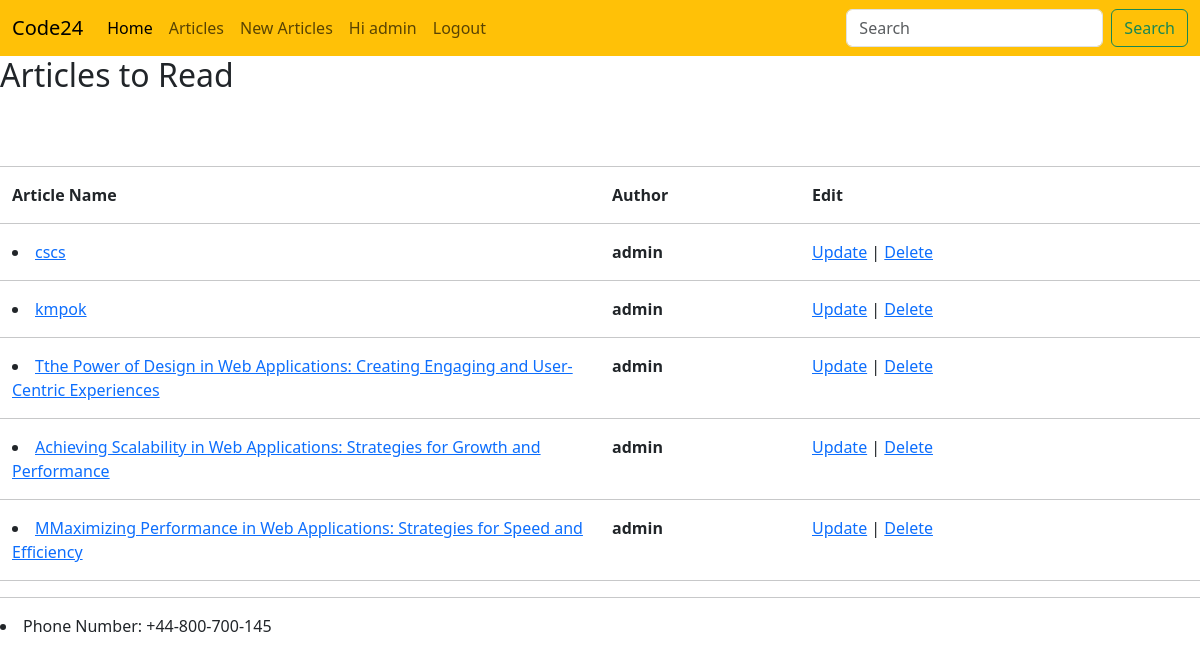
Screenshot of /articles/ (signed in) with the database file from the repository.
### article/models.py (models this page shows, shortened)
class ArticleModel(models.Model):
    STATUS_OF_ARTICLE = (
        ("checking" , "Checking"),
        ("rejected" , "Rejected"),
        ("published" , "Published"),
    )
    Title = models.CharField(max_length=150)
    Body  = models.TextField(max_length=10000)
    Author= models.ForeignKey("auth.user", on_delete=models.CASCADE)
    Created = models.DateTimeField(auto_now_add=True)
    Edited = models.DateTimeField(auto_now=True)
    Status = models.CharField(max_length=15, choices=STATUS_OF_ARTICLE, default="checking")
    slug   = models.SlugField(unique=True, null=True)
    class Meta:
        ordering = ("-Created",)

### article/views.py (the view)
# urls.py: path('', ArticleListView.as_view(), name = "ArticleListView_url"),
class ArticleListView(ListView):
    model = ArticleModel
    template_name = "article/ArticleListView.html"
    context_object_name  = "articles"
    def get_queryset(self):
        return ArticleModel.objects.filter(Status='published')

### template/article/ArticleListView.html (shortened to what this page needs)
{% extends "base.html" %}
{% block title %}<h2>Articles to Read</h2>{% endblock title %}
{% block content %}
<br>
<br>
<hr>
<div class="container-fluid">
    <div class="row">
    <div class="col col-lg-6 ">
        <strong>Article Name</strong>
    </div>
    <div class="col col-lg-2">
        <strong>Author</strong>
    </div>
    <div class="col col-lg-2">
       <strong>Edit</strong>
    </div>
    </div>
</div>
<hr>
{% for article in articles  %}
    <div class="container-fluid">
        <div class="row">
        <div class="col col-lg-6">
            <li><a href="{% url "ArticleDetailView_url" article.slug %}">{{article.Title}}</a></li>
        </div>
        <div class="col col-lg-2">
            <strong>{{article.Author}}</strong>
        </div>
        <div class="col col-lg-2">
            <a href="{% url "ArticleUpdateView_url" article.slug %}">Update<a/>  | <a href="{% url "ArticleDeleteView_url" article.slug %}">Delete</a>
        </div>
        </div>
    </div>
    <hr>
{% endfor %}
{% endblock content %}

### template/base.html (shortened to what this page needs)
<!doctype html>
<html lang="en">
    <head>
        <link
            href="https://cdn.jsdelivr.net/npm/bootstrap@5.3.2/dist/css/bootstrap.min.css"
            rel="stylesheet"
        />
    </head>
    <body>
        <nav class="navbar navbar-expand-lg bg-warning">
            <div class="container-fluid">
              <a class="navbar-brand" href="{% url "home_url" %}">{{Site_Name}}</a>
              <div class="collapse navbar-collapse" id="navbarSupportedContent">
                <ul class="navbar-nav me-auto mb-2 mb-lg-0">
                  <li class="nav-item">
                    <a class="nav-link active" aria-current="page" href="{% url "home_url" %}">Home</a>
                  </li>
                  <li class="nav-item">
                    <a class="nav-link" href="{% url "ArticleListView_url" %}">Articles</a>
                  </li>
                  <li class="nav-item">
                    <a class="nav-link" href="{% url "ArticleCreateView_url" %}">New Articles</a>
                  </li>
                  {% if user.is_authenticated %}
                      <li class="nav-item">
                        <a class="nav-link" href="">Hi {{user.username}}</a>
                      </li>
                      <li class="nav-item">
                        <a class="nav-link" href="{% url "logout_url" %}">Logout</a>
                      </li>
                  {% else %}
                      <li class="nav-item">
                        <a class="nav-link" href="{% url "login_url" %}">Login</a>
                      </li>
                  {% endif %}
                </ul>
                <form class="d-flex" role="search">
                  <input class="form-control me-2" type="search" placeholder="Search" aria-label="Search">
                  <button class="btn btn-outline-success" type="submit">Search</button>
                </form>
              </div>
            </div>
          </nav>
        <header>
            {% block title %}{% endblock title %}
        </header>
        <main>
            {% block content %}{% endblock content %}
        </main>
        <footer>
            <hr>
            <p><li>Phone Number: {{Phone_Number}}</li></p>
        </footer>
    </body>
</html>

### rows the page displays
ArticleModel: Title "cscs", Author "admin"
ArticleModel: Title "kmpok", Author "admin"
ArticleModel: Title "Tthe Power of Design in Web Applications: Creating Engaging and User-Centric Experiences", Author "admin"
ArticleModel: Title "Achieving Scalability in Web Applications: Strategies for Growth and Performance", Author "admin"
ArticleModel: Title "MMaximizing Performance in Web Applications: Strategies for Speed and Efficiency", Author "admin"

### other values shown
{{ Site_Name }} "Code24"
{{ user.username }} "admin"
{{ Phone_Number }} "+44-800-700-145"
